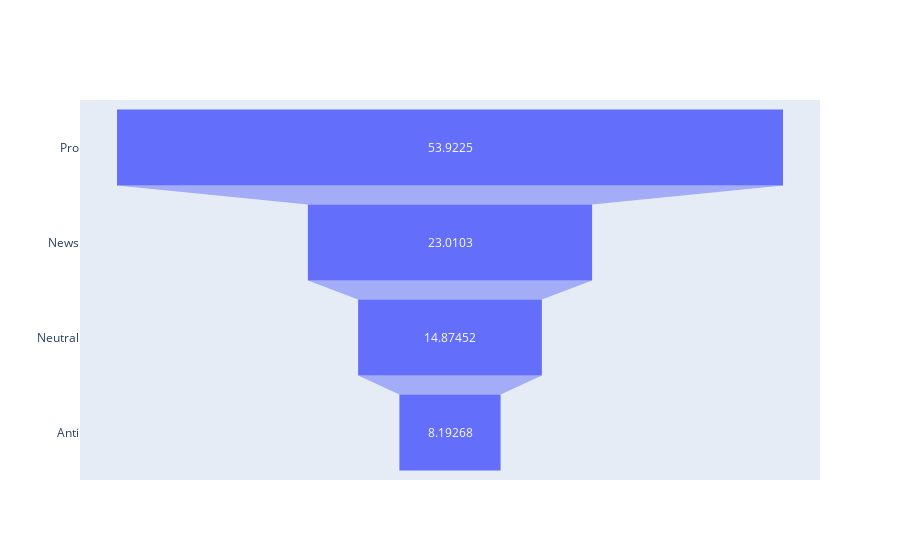

The cell this chart's notebook holds for it:
### Code cell
fig = go.Figure(go.Funnel(
    y = ['Pro', 'News', 'Neutral', 'Anti'], 
    x = train_copy.sentiment.value_counts(normalize = True) * 100 
    ))
fig.show()

### Figure 1 — Plotly figure (JSON) as saved in the notebook; plotly's stock layout.template omitted (floating-point values rounded to 4 significant figures)
{"data": [{"type": "funnel", "x": [53.92, 23.01, 14.87, 8.193], "y": ["Pro", "News", "Neutral", "Anti"]}], "layout": {}}
